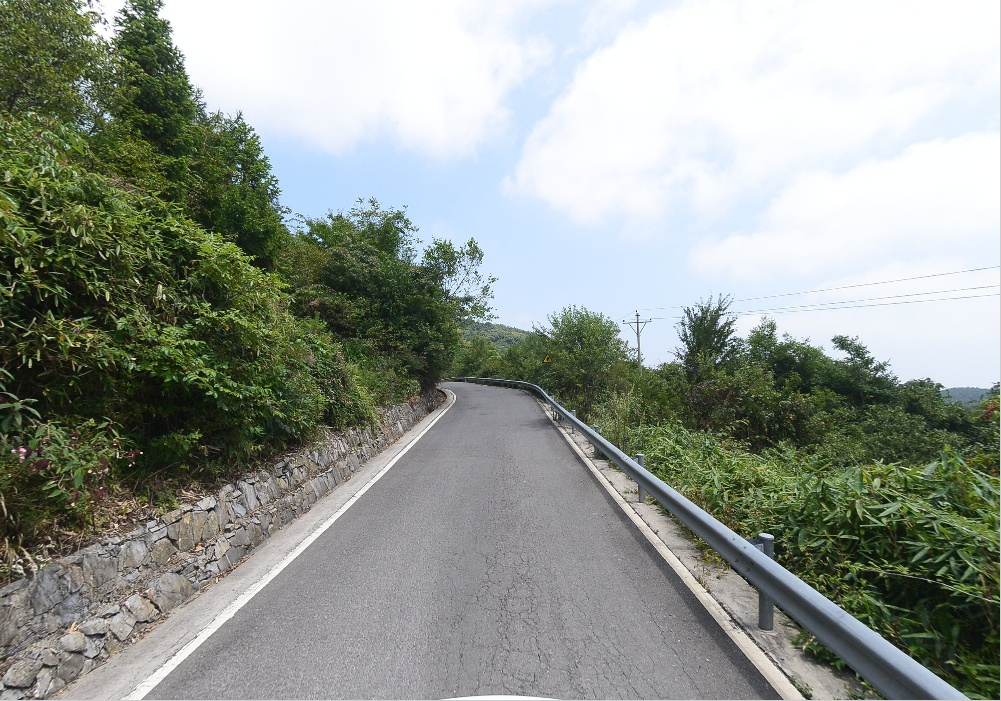
#> input picture data/front_view/test_fv.jpg, 1001 x 701 px
$ python inverse_perspective_map.py ../data/front_view ../data/front_view
#> lines starting #> are read from the running program, lines starting #| are printed output that depends on the picture
#!/usr/bin/env python
# -*- coding: utf-8 -*-
# @Author  : Luo Yao
# @Site    : http://github.com/TJCVRS
# @File    : inverse_perspective_map.py
"""
Some perspective related function. The control points are selected by hands
"""
import numpy as np
import argparse
import os
import sys
import time
import cv2
try:
    from cv2 import cv2
except ImportError:
    pass

from Global_Configuration import config


class PerspectiveTransformer(object):
    def __init__(self, _cfg):
        """
        Set the control point of front view and top view image eg.
        __C.ROI.CPT_FV = [(98, 701), (770, 701), (291, 541), (645, 541)]
        __C.ROI.CPT_TOP = [(425, 701), (525, 701), (425, 600), (525, 600)]
        :param _cfg:
        """
        self.__front_view_ctrl_point = _cfg.ROI.CPT_FV
        self.__top_view_ctrl_point = _cfg.ROI.CPT_TOP
        self.__warped_size = _cfg.ROI.WARPED_SIZE

    def inverse_perspective_map(self, image):
        """
        Convert front view image to top view image
        :param image:
        :return:
        """
        fv_ctrl_point = np.array(self.__front_view_ctrl_point).astype(dtype=np.float32)
        top_ctrl_point = np.array(self.__top_view_ctrl_point).astype(dtype=np.float32)

        warp_transform = cv2.getPerspectiveTransform(src=fv_ctrl_point, dst=top_ctrl_point)
        warped_image = cv2.warpPerspective(src=image, M=warp_transform, dsize=self.__warped_size)
        return warped_image

    def perspective_map(self, image):
        """
        Convert top view image to front view image
        :param image:
        :return:
        """
        top_ctrl_point = np.array(self.__top_view_ctrl_point).astype(dtype=np.float32)
        fv_ctrl_point = np.array(self.__front_view_ctrl_point).astype(dtype=np.float32)

        warp_transform = cv2.getPerspectiveTransform(src=top_ctrl_point, dst=fv_ctrl_point)
        warped_image = cv2.warpPerspective(src=image, M=warp_transform, dsize=self.__warped_size)
        return warped_image

    def inverse_perspective_point(self, pt1):
        """
        map point in front view image into top view image
        :param pt1:
        :return: pt2 [x, y]
        """
        fv_ctrl_point = np.array(self.__front_view_ctrl_point).astype(dtype=np.float32)
        top_ctrl_point = np.array(self.__top_view_ctrl_point).astype(dtype=np.float32)

        warp_transform = cv2.getPerspectiveTransform(src=fv_ctrl_point, dst=top_ctrl_point)
        pt_warp = cv2.perspectiveTransform(src=pt1, m=warp_transform)
        return pt_warp[0, 0, :]

    def perspective_point(self, pt1):
        """
        map point in top view image into front view image
        :param pt1:
        :return: pt2 [x, y]
        """
        pt1 = np.array([[pt1]], dtype=np.float32)

        top_ctrl_point = np.array(self.__top_view_ctrl_point).astype(dtype=np.float32)
        fv_ctrl_point = np.array(self.__front_view_ctrl_point).astype(dtype=np.float32)

        warp_transform = cv2.getPerspectiveTransform(src=top_ctrl_point, dst=fv_ctrl_point)
        pt_warp = cv2.perspectiveTransform(src=pt1, m=warp_transform)
        return pt_warp[0, 0, :]

    def inverse_perspective_map_fvfiles(self, fv_image_src, top_image_path):
        """
        Inverse front view images to top view images
        :param fv_image_src: source front view images
        :param top_image_path: path to store inverse perspective mapped top view images
        :return:
        """
#> called with fv_image_src = '../data/front_view', top_image_path = '../data/front_view'
        if not os.path.isdir(fv_image_src):
            raise ValueError('Folder {:s} doesn\'t exist'.format(fv_image_src))
        if not os.path.exists(top_image_path):
            os.makedirs(top_image_path)

        for parents, _, filenames in os.walk(fv_image_src):
            for index, filename in enumerate(filenames):
                fv_img_id = os.path.join(parents, filename)
                fv_img = cv2.imread(fv_img_id, cv2.IMREAD_UNCHANGED)
#> fv_img is the input picture: shape (701, 1001, 3); mean B, G, R 144.8, 152.8, 146.4
                top_image = self.inverse_perspective_map(image=fv_img)
#> in inverse_perspective_map, `warped_image = cv2.warpPerspective(src=image, M=warp_transform, dsize=..`:
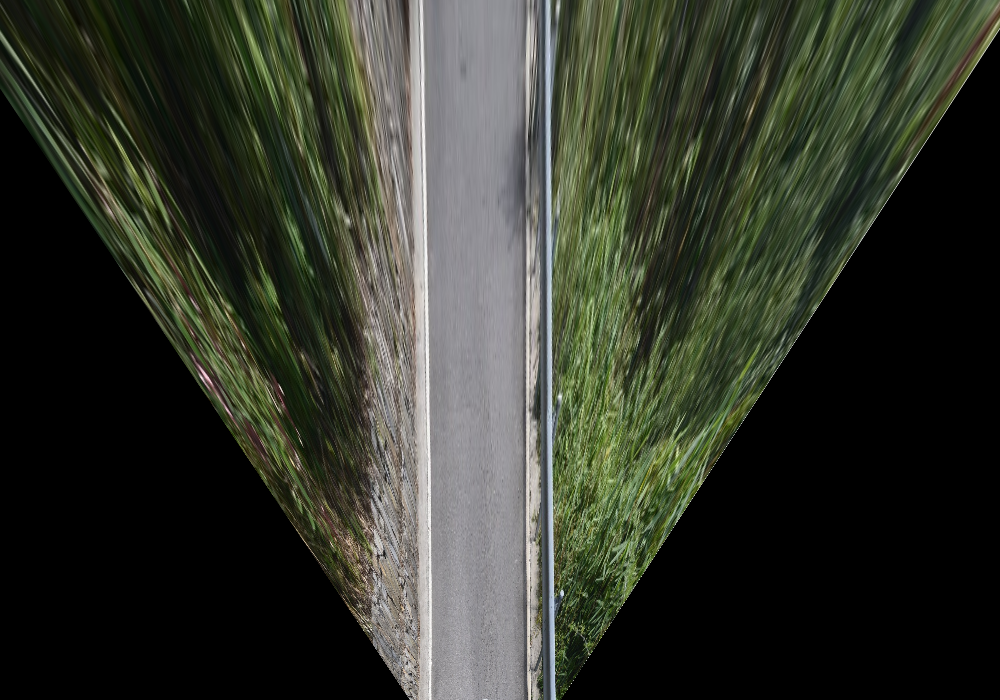
#> warped_image: shape (700, 1000, 3); mean B, G, R 43.6, 54.3, 50.6
                top_image_save_path = os.path.join(top_image_path, filename.replace('fv', 'top'))
                cv2.imwrite(top_image_save_path, top_image)
                sys.stdout.write('\r>>Map {:d}/{:d} {:s}'.format(index+1, len(filenames),
                                                                 os.path.split(top_image_save_path)[1]))
                sys.stdout.flush()
        sys.stdout.write('\n')
        sys.stdout.flush()
        return

if __name__ == '__main__':
    parser = argparse.ArgumentParser()
    parser.add_argument('fv_image_dir', type=str, help='The path you store the front view image')
    parser.add_argument('top_image_dir', type=str, help='The path you store the inverse perspective top view images')

    args = parser.parse_args()

    t_start = time.time()
    transformer = PerspectiveTransformer(_cfg=config.cfg)
    transformer.inverse_perspective_map_fvfiles(fv_image_src=args.fv_image_dir, top_image_path=args.top_image_dir)
    print('Inverse perspective done cost time {:5f}s'.format(time.time() - t_start))
